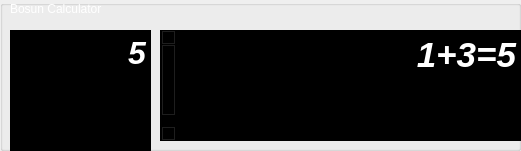
   <widget class="QGroupBox" name="groupBox">
    <property name="geometry">
     <rect>
      <x>70</x>
      <y>110</y>
      <width>521</width>
      <height>151</height>
     </rect>
    </property>
    <property name="title">
     <string/>
    </property>
    <widget class="QTextEdit" name="textEdit">
     <property name="geometry">
      <rect>
       <x>160</x>
       <y>30</y>
       <width>361</width>
       <height>111</height>
      </rect>
     </property>
     <property name="palette">
      <palette>
       <active>
        <colorrole role="Button">
         <brush brushstyle="SolidPattern">
          <color alpha="255">
           <red>0</red>
           <green>0</green>
           <blue>0</blue>
          </color>
         </brush>
        </colorrole>
        <colorrole role="Text">
         <brush brushstyle="SolidPattern">
          <color alpha="255">
           <red>255</red>
           <green>255</green>
           <blue>255</blue>
          </color>
         </brush>
        </colorrole>
        <colorrole role="ButtonText">
         <brush brushstyle="SolidPattern">
          <color alpha="255">
           <red>255</red>
           <green>255</green>
           <blue>255</blue>
          </color>
         </brush>
        </colorrole>
        <colorrole role="Base">
         <brush brushstyle="SolidPattern">
          <color alpha="255">
           <red>0</red>
           <green>0</green>
           <blue>0</blue>
          </color>
         </brush>
        </colorrole>
        <colorrole role="Window">
         <brush brushstyle="SolidPattern">
          <color alpha="255">
           <red>0</red>
           <green>0</green>
           <blue>0</blue>
          </color>
         </brush>
        </colorrole>
        <colorrole role="PlaceholderText">
         <brush brushstyle="SolidPattern">
          <color alpha="128">
           <red>255</red>
           <green>255</green>
           <blue>255</blue>
          </color>
         </brush>
        </colorrole>
       </active>
       <inactive>
        <colorrole role="Button">
         <brush brushstyle="SolidPattern">
          <color alpha="255">
           <red>0</red>
           <green>0</green>
           <blue>0</blue>
          </color>
         </brush>
        </colorrole>
        <colorrole role="Text">
         <brush brushstyle="SolidPattern">
          <color alpha="255">
           <red>255</red>
           <green>255</green>
           <blue>255</blue>
          </color>
         </brush>
        </colorrole>
        <colorrole role="ButtonText">
         <brush brushstyle="SolidPattern">
          <color alpha="255">
           <red>255</red>
           <green>255</green>
           <blue>255</blue>
          </color>
         </brush>
        </colorrole>
        <colorrole role="Base">
         <brush brushstyle="SolidPattern">
          <color alpha="255">
           <red>0</red>
           <green>0</green>
           <blue>0</blue>
          </color>
         </brush>
        </colorrole>
        <colorrole role="Window">
         <brush brushstyle="SolidPattern">
          <color alpha="255">
           <red>0</red>
           <green>0</green>
           <blue>0</blue>
          </color>
         </brush>
        </colorrole>
        <colorrole role="PlaceholderText">
         <brush brushstyle="SolidPattern">
          <color alpha="128">
           <red>255</red>
           <green>255</green>
           <blue>255</blue>
          </color>
         </brush>
        </colorrole>
       </inactive>
       <disabled>
        <colorrole role="Button">
         <brush brushstyle="SolidPattern">
          <color alpha="255">
           <red>0</red>
           <green>0</green>
           <blue>0</blue>
          </color>
         </brush>
        </colorrole>
        <colorrole role="Text">
         <brush brushstyle="SolidPattern">
          <color alpha="255">
           <red>190</red>
           <green>190</green>
           <blue>190</blue>
          </color>
         </brush>
        </colorrole>
        <colorrole role="ButtonText">
         <brush brushstyle="SolidPattern">
          <color alpha="255">
           <red>190</red>
           <green>190</green>
           <blue>190</blue>
          </color>
         </brush>
        </colorrole>
        <colorrole role="Base">
         <brush brushstyle="SolidPattern">
          <color alpha="255">
           <red>0</red>
           <green>0</green>
           <blue>0</blue>
          </color>
         </brush>
        </colorrole>
        <colorrole role="Window">
         <brush brushstyle="SolidPattern">
          <color alpha="255">
           <red>0</red>
           <green>0</green>
           <blue>0</blue>
          </color>
         </brush>
        </colorrole>
        <colorrole role="PlaceholderText">
         <brush brushstyle="SolidPattern">
          <color alpha="128">
           <red>0</red>
           <green>0</green>
           <blue>0</blue>
          </color>
         </brush>
        </colorrole>
       </disabled>
      </palette>
     </property>
     <property name="font">
      <font>
       <pointsize>50</pointsize>
       <weight>75</weight>
       <italic>true</italic>
       <bold>true</bold>
      </font>
     </property>
     <property name="layoutDirection">
      <enum>Qt::RightToLeft</enum>
     </property>
     <property name="html">
      <string>&lt;!DOCTYPE HTML PUBLIC &quot;-//W3C//DTD HTML 4.0//EN&quot; &quot;http://www.w3.org/TR/REC-html40/strict.dtd&quot;&gt;
&lt;html&gt;&lt;head&gt;&lt;meta name=&quot;qrichtext&quot; content=&quot;1&quot; /&gt;&lt;style type=&quot;text/css&quot;&gt;
p, li { white-space: pre-wrap; }
&lt;/style&gt;&lt;/head&gt;&lt;body style=&quot; font-family:'Ubuntu'; font-size:50pt; font-weight:600; font-style:italic;&quot;&gt;
&lt;p align=&quot;right&quot; style=&quot; margin-top:0px; margin-bottom:0px; margin-left:0px; margin-right:0px; -qt-block-indent:0; text-indent:0px;&quot;&gt;&lt;span style=&quot; font-size:26pt;&quot;&gt;1+3=5&lt;/span&gt;&lt;/p&gt;
&lt;p align=&quot;right&quot; style=&quot;-qt-paragraph-type:empty; margin-top:0px; margin-bottom:0px; margin-left:0px; margin-right:0px; -qt-block-indent:0; text-indent:0px;&quot;&gt;&lt;br /&gt;&lt;/p&gt;&lt;/body&gt;&lt;/html&gt;</string>
     </property>
    </widget>
    <widget class="QTextEdit" name="textEdit_2">
     <property name="geometry">
      <rect>
       <x>10</x>
       <y>30</y>
       <width>141</width>
       <height>121</height>
      </rect>
     </property>
     <property name="palette">
      <palette>
       <active>
        <colorrole role="Button">
         <brush brushstyle="SolidPattern">
          <color alpha="255">
           <red>0</red>
           <green>0</green>
           <blue>0</blue>
          </color>
         </brush>
        </colorrole>
        <colorrole role="Text">
         <brush brushstyle="SolidPattern">
          <color alpha="255">
           <red>255</red>
           <green>255</green>
           <blue>255</blue>
          </color>
         </brush>
        </colorrole>
        <colorrole role="ButtonText">
         <brush brushstyle="SolidPattern">
          <color alpha="255">
           <red>255</red>
           <green>255</green>
           <blue>255</blue>
          </color>
         </brush>
        </colorrole>
        <colorrole role="Base">
         <brush brushstyle="SolidPattern">
          <color alpha="255">
           <red>0</red>
           <green>0</green>
           <blue>0</blue>
          </color>
         </brush>
        </colorrole>
        <colorrole role="Window">
         <brush brushstyle="SolidPattern">
          <color alpha="255">
           <red>0</red>
           <green>0</green>
           <blue>0</blue>
          </color>
         </brush>
        </colorrole>
        <colorrole role="PlaceholderText">
         <brush brushstyle="SolidPattern">
          <color alpha="128">
           <red>255</red>
           <green>255</green>
           <blue>255</blue>
          </color>
         </brush>
        </colorrole>
       </active>
       <inactive>
        <colorrole role="Button">
         <brush brushstyle="SolidPattern">
          <color alpha="255">
           <red>0</red>
           <green>0</green>
           <blue>0</blue>
          </color>
         </brush>
        </colorrole>
        <colorrole role="Text">
         <brush brushstyle="SolidPattern">
          <color alpha="255">
           <red>255</red>
           <green>255</green>
           <blue>255</blue>
          </color>
         </brush>
        </colorrole>
        <colorrole role="ButtonText">
         <brush brushstyle="SolidPattern">
          <color alpha="255">
           <red>255</red>
           <green>255</green>
           <blue>255</blue>
          </color>
         </brush>
        </colorrole>
        <colorrole role="Base">
         <brush brushstyle="SolidPattern">
          <color alpha="255">
           <red>0</red>
           <green>0</green>
           <blue>0</blue>
          </color>
         </brush>
        </colorrole>
        <colorrole role="Window">
         <brush brushstyle="SolidPattern">
          <color alpha="255">
           <red>0</red>
           <green>0</green>
           <blue>0</blue>
          </color>
         </brush>
        </colorrole>
        <colorrole role="PlaceholderText">
         <brush brushstyle="SolidPattern">
          <color alpha="128">
           <red>255</red>
           <green>255</green>
           <blue>255</blue>
          </color>
         </brush>
        </colorrole>
       </inactive>
       <disabled>
        <colorrole role="Button">
         <brush brushstyle="SolidPattern">
          <color alpha="255">
           <red>0</red>
           <green>0</green>
           <blue>0</blue>
          </color>
         </brush>
        </colorrole>
        <colorrole role="Text">
         <brush brushstyle="SolidPattern">
          <color alpha="255">
           <red>190</red>
           <green>190</green>
           <blue>190</blue>
          </color>
         </brush>
        </colorrole>
        <colorrole role="ButtonText">
         <brush brushstyle="SolidPattern">
          <color alpha="255">
           <red>190</red>
           <green>190</green>
           <blue>190</blue>
          </color>
         </brush>
        </colorrole>
        <colorrole role="Base">
         <brush brushstyle="SolidPattern">
          <color alpha="255">
           <red>0</red>
           <green>0</green>
           <blue>0</blue>
          </color>
         </brush>
        </colorrole>
        <colorrole role="Window">
         <brush brushstyle="SolidPattern">
          <color alpha="255">
           <red>0</red>
           <green>0</green>
           <blue>0</blue>
          </color>
         </brush>
        </colorrole>
        <colorrole role="PlaceholderText">
         <brush brushstyle="SolidPattern">
          <color alpha="128">
           <red>0</red>
           <green>0</green>
           <blue>0</blue>
          </color>
         </brush>
        </colorrole>
       </disabled>
      </palette>
     </property>
     <property name="font">
      <font>
       <pointsize>40</pointsize>
       <weight>75</weight>
       <italic>true</italic>
       <bold>true</bold>
      </font>
     </property>
     <property name="layoutDirection">
      <enum>Qt::RightToLeft</enum>
     </property>
     <property name="html">
      <string>&lt;!DOCTYPE HTML PUBLIC &quot;-//W3C//DTD HTML 4.0//EN&quot; &quot;http://www.w3.org/TR/REC-html40/strict.dtd&quot;&gt;
&lt;html&gt;&lt;head&gt;&lt;meta name=&quot;qrichtext&quot; content=&quot;1&quot; /&gt;&lt;style type=&quot;text/css&quot;&gt;
p, li { white-space: pre-wrap; }
&lt;/style&gt;&lt;/head&gt;&lt;body style=&quot; font-family:'Ubuntu'; font-size:40pt; font-weight:600; font-style:italic;&quot;&gt;
&lt;p align=&quot;right&quot; dir='rtl' style=&quot; margin-top:0px; margin-bottom:0px; margin-left:0px; margin-right:0px; -qt-block-indent:0; text-indent:0px;&quot;&gt;&lt;span style=&quot; font-size:24pt;&quot;&gt;5&lt;/span&gt;&lt;/p&gt;&lt;/body&gt;&lt;/html&gt;</string>
     </property>
    </widget>
    <widget class="QLabel" name="label">
     <property name="geometry">
      <rect>
       <x>10</x>
       <y>0</y>
       <width>131</width>
       <height>17</height>
      </rect>
     </property>
     <property name="palette">
      <palette>
       <active>
        <colorrole role="WindowText">
         <brush brushstyle="SolidPattern">
          <color alpha="255">
           <red>255</red>
           <green>255</green>
           <blue>255</blue>
          </color>
         </brush>
        </colorrole>
        <colorrole role="Button">
         <brush brushstyle="SolidPattern">
          <color alpha="255">
           <red>0</red>
           <green>0</green>
           <blue>0</blue>
          </color>
         </brush>
        </colorrole>
        <colorrole role="Text">
         <brush brushstyle="SolidPattern">
          <color alpha="255">
           <red>255</red>
           <green>255</green>
           <blue>255</blue>
          </color>
         </brush>
        </colorrole>
        <colorrole role="Base">
         <brush brushstyle="SolidPattern">
          <color alpha="255">
           <red>0</red>
           <green>0</green>
           <blue>0</blue>
          </color>
         </brush>
        </colorrole>
        <colorrole role="Window">
         <brush brushstyle="SolidPattern">
          <color alpha="255">
           <red>0</red>
           <green>0</green>
           <blue>0</blue>
          </color>
         </brush>
        </colorrole>
        <colorrole role="PlaceholderText">
         <brush brushstyle="SolidPattern">
          <color alpha="128">
           <red>255</red>
           <green>255</green>
           <blue>255</blue>
          </color>
         </brush>
        </colorrole>
       </active>
       <inactive>
        <colorrole role="WindowText">
         <brush brushstyle="SolidPattern">
          <color alpha="255">
           <red>255</red>
           <green>255</green>
           <blue>255</blue>
          </color>
         </brush>
        </colorrole>
        <colorrole role="Button">
         <brush brushstyle="SolidPattern">
          <color alpha="255">
           <red>0</red>
           <green>0</green>
           <blue>0</blue>
          </color>
         </brush>
        </colorrole>
        <colorrole role="Text">
         <brush brushstyle="SolidPattern">
          <color alpha="255">
           <red>255</red>
           <green>255</green>
           <blue>255</blue>
          </color>
         </brush>
        </colorrole>
        <colorrole role="Base">
         <brush brushstyle="SolidPattern">
          <color alpha="255">
           <red>0</red>
           <green>0</green>
           <blue>0</blue>
          </color>
         </brush>
        </colorrole>
        <colorrole role="Window">
         <brush brushstyle="SolidPattern">
          <color alpha="255">
           <red>0</red>
           <green>0</green>
           <blue>0</blue>
          </color>
         </brush>
        </colorrole>
        <colorrole role="PlaceholderText">
         <brush brushstyle="SolidPattern">
          <color alpha="128">
           <red>255</red>
           <green>255</green>
           <blue>255</blue>
          </color>
         </brush>
        </colorrole>
       </inactive>
       <disabled>
        <colorrole role="WindowText">
         <brush brushstyle="SolidPattern">
          <color alpha="255">
           <red>190</red>
           <green>190</green>
           <blue>190</blue>
          </color>
         </brush>
        </colorrole>
        <colorrole role="Button">
         <brush brushstyle="SolidPattern">
          <color alpha="255">
           <red>0</red>
           <green>0</green>
           <blue>0</blue>
          </color>
         </brush>
        </colorrole>
        <colorrole role="Text">
         <brush brushstyle="SolidPattern">
          <color alpha="255">
           <red>190</red>
           <green>190</green>
           <blue>190</blue>
          </color>
         </brush>
        </colorrole>
        <colorrole role="Base">
         <brush brushstyle="SolidPattern">
          <color alpha="255">
           <red>0</red>
           <green>0</green>
           <blue>0</blue>
          </color>
         </brush>
        </colorrole>
        <colorrole role="Window">
         <brush brushstyle="SolidPattern">
          <color alpha="255">
           <red>0</red>
           <green>0</green>
           <blue>0</blue>
          </color>
         </brush>
        </colorrole>
        <colorrole role="PlaceholderText">
         <brush brushstyle="SolidPattern">
          <color alpha="128">
           <red>0</red>
           <green>0</green>
           <blue>0</blue>
          </color>
         </brush>
        </colorrole>
       </disabled>
      </palette>
     </property>
     <property name="text">
      <string>Bosun Calculator</string>
     </property>
    </widget>
   </widget>
